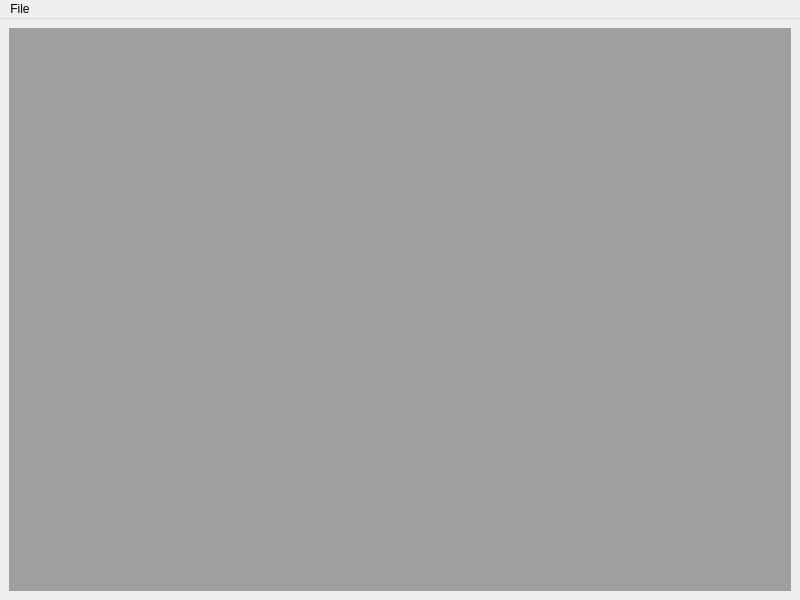
<?xml version="1.0" encoding="UTF-8"?>
<ui version="4.0">
 <class>MainWindow</class>
 <widget class="QMainWindow" name="MainWindow">
  <property name="geometry">
   <rect>
    <x>0</x>
    <y>0</y>
    <width>800</width>
    <height>600</height>
   </rect>
  </property>
  <property name="windowTitle">
   <string>MainWindow</string>
  </property>
  <widget class="QWidget" name="centralwidget">
   <property name="maximumSize">
    <size>
     <width>800</width>
     <height>581</height>
    </size>
   </property>
   <layout class="QHBoxLayout" name="horizontalLayout">
    <item>
     <widget class="QMdiArea" name="mdiArea"/>
    </item>
   </layout>
  </widget>
  <widget class="QMenuBar" name="menubar">
   <property name="geometry">
    <rect>
     <x>0</x>
     <y>0</y>
     <width>800</width>
     <height>19</height>
    </rect>
   </property>
   <widget class="QMenu" name="menuFile">
    <property name="title">
     <string>File</string>
    </property>
    <addaction name="actionOpen"/>
   </widget>
   <addaction name="menuFile"/>
  </widget>
  <action name="actionOpen">
   <property name="text">
    <string>Open</string>
   </property>
  </action>
 </widget>
 <resources/>
 <connections/>
</ui>
